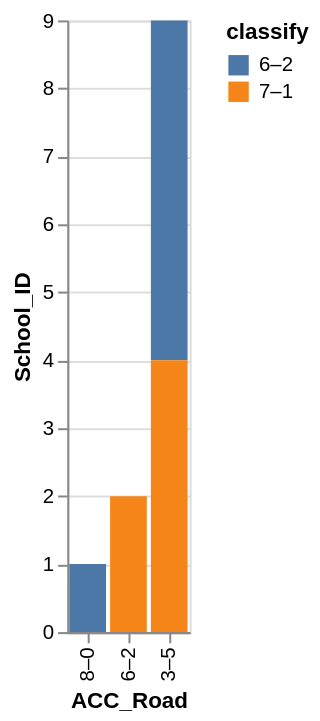

Express this chart as Vega-Lite.
### Vega-Lite specification from a JSON file in a GitHub repository (floating-point values rounded to 4 significant figures)
{"data": {"values": [{"x_data": "8–0", "y_data": 1, "classify": "6–2"}, {"x_data": "6–2", "y_data": 0, "classify": "6–2"}, {"x_data": "3–5", "y_data": 5, "classify": "6–2"}, {"x_data": "8–0", "y_data": 0, "classify": "7–1"}, {"x_data": "6–2", "y_data": 2, "classify": "7–1"}, {"x_data": "3–5", "y_data": 4, "classify": "7–1"}]}, "mark": "bar", "encoding": {"x": {"field": "x_data", "type": "nominal", "title": "ACC_Road", "sort": "descending"}, "y": {"field": "y_data", "type": "quantitative", "title": "School_ID"}, "color": {"field": "classify"}}}
